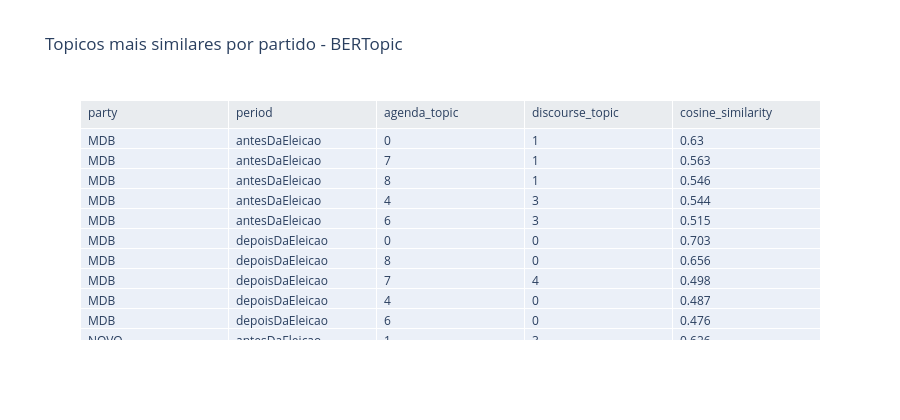

The notebook cell this image was saved under:
### Code cell
# Tabela com topicos mais similares para todos os partidos

def render_topic_table(df: pd.DataFrame, title: str) -> None:
    if df.empty:
        raise ValueError(f"Sem dados para {title}.")
    df = df.copy()
    df["cosine_similarity"] = df["cosine_similarity"].round(3)
    fig = go.Figure(
        data=[
            go.Table(
                header=dict(values=list(df.columns), fill_color="#e9ecef", align="left"),
                cells=dict(values=[df[col] for col in df.columns], align="left"),
            )
        ]
    )
    fig.update_layout(title=title, height=420)
    fig.show()

all_parties = (
    top_matches
    .sort_values(["party", "period", "cosine_similarity"], ascending=[True, True, False])
    [["party", "period", "agenda_topic", "discourse_topic", "cosine_similarity"]]
)

render_topic_table(all_parties, "Topicos mais similares por partido - BERTopic")

### Figure 1 — Plotly figure (JSON) as saved in the notebook; plotly's stock layout.template omitted (floating-point values rounded to 4 significant figures; data arrays with more than 128 entries replaced by an {"elided": "..."} marker saying what was removed)
{"data": [{"cells": {"align": "left", "values": {"elided": "5x48 mixed values"}}, "header": {"align": "left", "fill": {"color": "#e9ecef"}, "values": ["party", "period", "agenda_topic", "discourse_topic", "cosine_similarity"]}, "type": "table"}], "layout": {"height": 420, "title": {"text": "Topicos mais similares por partido - BERTopic"}}}
